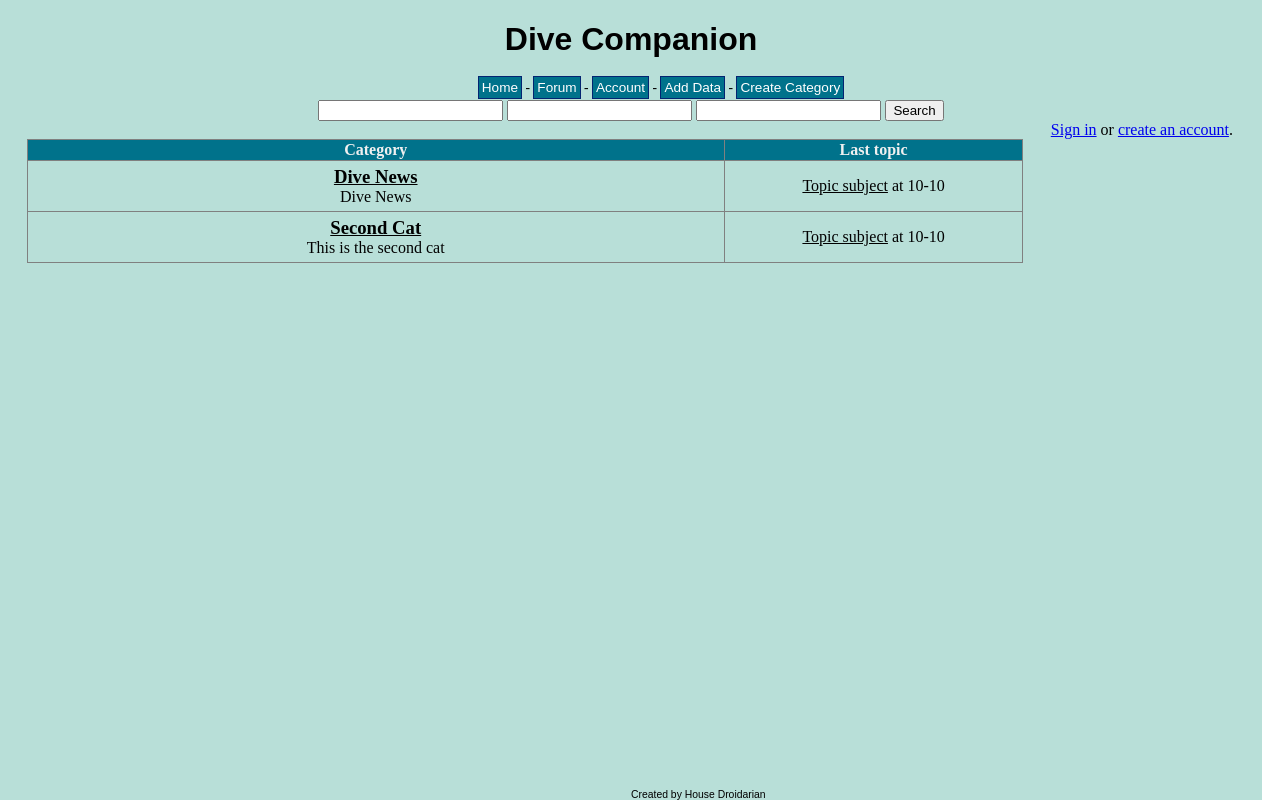
The app's page /forums/forum.php with its own data.
### tables this page shows
CREATE TABLE IF NOT EXISTS `categories` (
  `cat_id` int(8) NOT NULL AUTO_INCREMENT,
  `cat_name` varchar(255) NOT NULL,
  `cat_description` varchar(255) NOT NULL,
  PRIMARY KEY (`cat_id`),
  UNIQUE KEY `cat_name_unique` (`cat_name`)
);

### forums/forum.php (the view, shortened to what this page needs)
<?php
include '../header.php';
$conn = connect();
$sql = "SELECT
            cat_id,
            cat_name,
            cat_description
        FROM
            categories";
$result = $conn->query($sql);
if(!$result)
{
    echo 'The categories could not be displayed, please try again later.' . $conn->error;
}
else
{
    if($result->num_rows == 0)
    {
        echo 'No categories defined yet.';
    }
    else
    {
        echo '<table border="1">
              <tr>
                <th>Category</th>
                <th>Last topic</th>
              </tr>';
        while($row = $result->fetch_assoc())
        {
            echo '<tr>';
                echo '<td class="leftpart">';
                    echo '<h3><a href="category.php?id=' . $row['cat_id'] . '">' . $row['cat_name'] . '</a></h3>' . $row['cat_description'];
                echo '</td>';
                echo '<td class="rightpart">';
                            echo '<a href="topic.php?id=">Topic subject</a> at 10-10';
                echo '</td>';
            echo '</tr>';
        }
    }
}
include '../footer.php';
?>

### style.css (style rules this page uses)
body { background-color: #b8dfd8; text-align: center; }
table { border-collapse: collapse; width: 100%; }
table a { color: #000; }
th { background-color: #00728B; color: #F0F0F0; }
td { padding: 5px; }
h3 { margin: 0; padding: 0; }
.leftpart { width: 70%; }
.rightpart { width: 30%; }

### records on screen
categories: cat_name "Dive News", cat_description "Dive News"
categories: cat_name "Second Cat", cat_description "This is the second cat"
